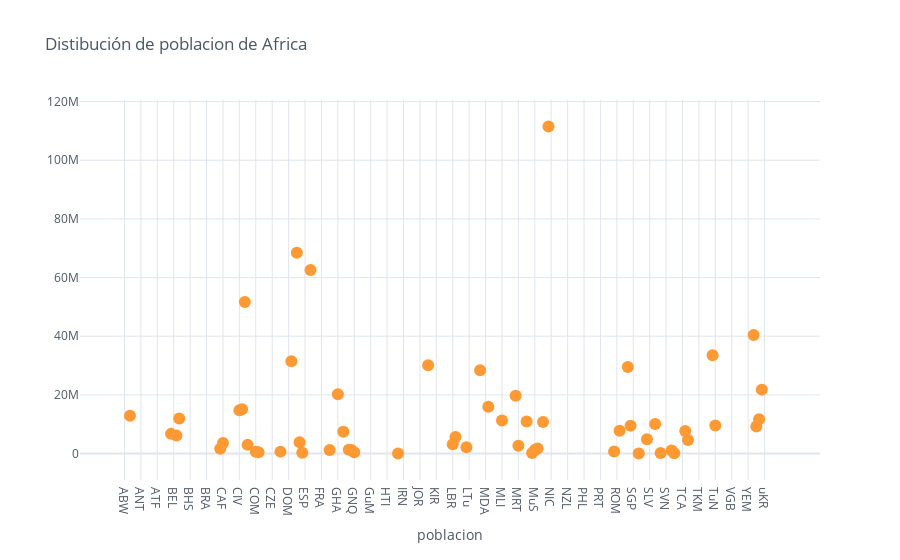

The notebook cell saved with this chart:
### Code cell
#Scatterplot o Mapa de dispersión

Data1[['Africa']].iplot(kind='scatter', mode='markers',xTitle='poblacion', 
                               title='Distibución de poblacion de Africa')

### Figure 1 — Plotly figure (JSON) as saved in the notebook; plotly's stock layout.template omitted (floating-point values rounded to 4 significant figures; data arrays with more than 128 entries replaced by an {"elided": "..."} marker saying what was removed)
{"data": [{"line": {"color": "rgba(255, 153, 51, 1.0)", "dash": "solid", "shape": "linear", "width": 1.3}, "marker": {"size": 12, "symbol": "circle"}, "mode": "markers", "name": "Africa", "text": "", "type": "scatter", "x": {"elided": "239 str values"}, "y": {"elided": "239 mixed values"}}], "layout": {"legend": {"bgcolor": "#FFFFFF", "font": {"color": "#4D5663"}}, "paper_bgcolor": "#FFFFFF", "plot_bgcolor": "#FFFFFF", "title": {"font": {"color": "#4D5663"}, "text": "Distibución de poblacion de Africa"}, "xaxis": {"gridcolor": "#E1E5ED", "showgrid": true, "tickfont": {"color": "#4D5663"}, "title": {"font": {"color": "#4D5663"}, "text": "poblacion"}, "zerolinecolor": "#E1E5ED"}, "yaxis": {"gridcolor": "#E1E5ED", "showgrid": true, "tickfont": {"color": "#4D5663"}, "title": {"font": {"color": "#4D5663"}, "text": ""}, "zerolinecolor": "#E1E5ED"}}}
